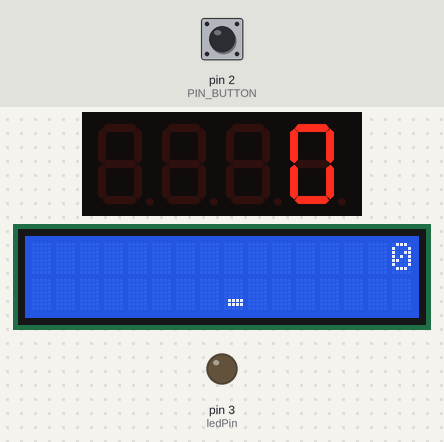
Recording of a sketch running on a simulated Arduino Uno, built with avr-gcc and run on an emulated ATmega328P. Shown: 4-digit seven-segment display, 16×2 character LCD, output pins drawn as LEDs (lit = HIGH). Dashed ring = blinking. The inputs (shaded band) are chosen by the test bench; at power-on: pin 2 (PIN_BUTTON) HIGH. Random numbers use the default seed unless the sketch sets one; pins used as bus, display or sensor lines are not drawn.

Above: at 1.3 s.
1.4 s: pin 2 (PIN_BUTTON) pulled LOW for 0.15 s
2.1 s: pin 2 (PIN_BUTTON) pulled LOW for 1 s
At 2.33 s:
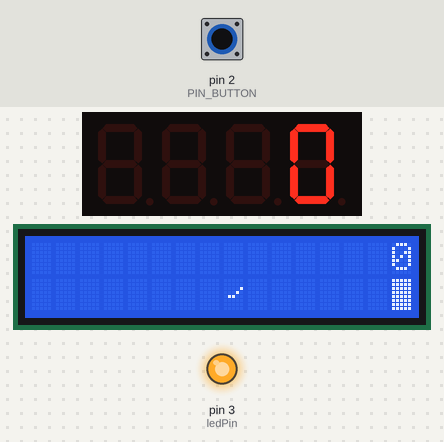
3.7 s: pin 2 (PIN_BUTTON) pulled LOW for 0.15 s
At 3.94 s:
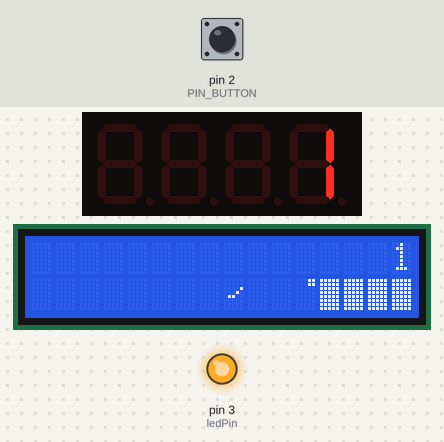
4.4 s: pin 2 (PIN_BUTTON) pulled LOW for 3.2 s
At 4.6 s:
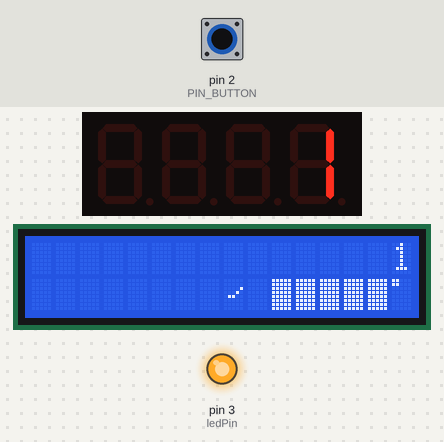
8.2 s: pin 2 (PIN_BUTTON) pulsed LOW 2 times (0.12 s each, 0.3 s apart)
At 8.38 s:
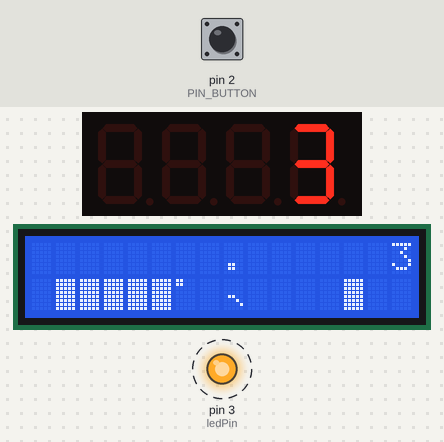
10.3 s: pin 2 (PIN_BUTTON) pulled LOW for 0.15 s
At 11.59 s:
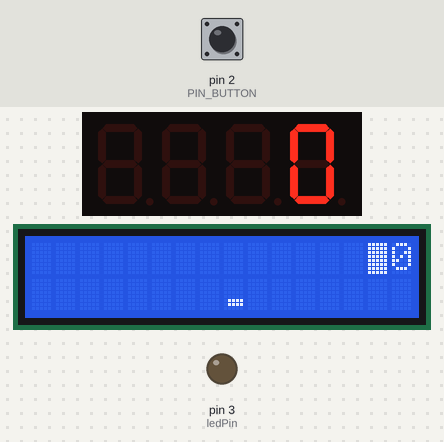
Timing chart, 0 to 13.3 s (numbered marks = the images above; inputs shaded):
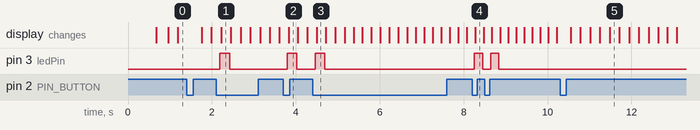

Measured:
- after the input at 2.1 s, pin 3 (ledPin): LOW → HIGH after 0.09 s, → LOW 0.23 s later
- after the input at 3.7 s, pin 3 (ledPin): LOW → HIGH after 0.10 s, → LOW 0.22 s later
- after the input at 4.4 s, pin 3 (ledPin): LOW → HIGH after 0.06 s, → LOW 0.22 s later
- after the input at 8.2 s, pin 3 (ledPin): alternates HIGH for 0.20 s and LOW for 0.19 s, 4 changes in all, then stays LOW, starting after 0.05 s

The sketch:

FlappyBird.ino
```cpp
//Pranav Kallem and Swagat Adhikary
//COMP 89, Final Project
//Game: Flappy Bird

#include <LiquidCrystal_I2C.h>
#include <Wire.h>
#include "SevSeg.h"
SevSeg sevseg;
LiquidCrystal_I2C lcd(0x27,16,2);

//"sense, compute, actuate" philosophy used for abstraction.

void setup(){
  sense();
}

void loop(){
  compute();
  actuate();
}


////////////////////
// CODE BEGINS HERE
///////////////////


// GLOBAL VARIABLES

#define PIN_BUTTON 2
#define PIN_AUTOPLAY 1
#define PIN_READWRITE 10
#define PIN_CONTRAST 7

#define SPRITE_RUN1 1
#define SPRITE_RUN2 2
#define SPRITE_JUMP 3
#define SPRITE_JUMP_UPPER '.'
#define SPRITE_JUMP_LOWER 4
#define SPRITE_TERRAIN_EMPTY ' '
#define SPRITE_TERRAIN_SOLID 5
#define SPRITE_TERRAIN_SOLID_RIGHT 6
#define SPRITE_TERRAIN_SOLID_LEFT 7

#define HERO_HORIZONTAL_POSITION 8

#define TERRAIN_WIDTH 16
#define TERRAIN_EMPTY 0
#define TERRAIN_LOWER_BLOCK 1
#define TERRAIN_UPPER_BLOCK 2

#define HERO_POSITION_OFF 0
#define HERO_POSITION_RUN_LOWER_1 1
#define HERO_POSITION_RUN_LOWER_2 2

#define HERO_POSITION_JUMP_1 3
#define HERO_POSITION_JUMP_2 4
#define HERO_POSITION_JUMP_3 5
#define HERO_POSITION_JUMP_4 6
#define HERO_POSITION_JUMP_5 7
#define HERO_POSITION_JUMP_6 8
#define HERO_POSITION_JUMP_7 9
#define HERO_POSITION_JUMP_8 10

#define HERO_POSITION_RUN_UPPER_1 11
#define HERO_POSITION_RUN_UPPER_2 12

static char terrainUpper[TERRAIN_WIDTH + 1];
static char terrainLower[TERRAIN_WIDTH + 1];
static bool buttonPushed = false;
const int ledPin =  3;
int delayTime = 200;

static byte heroPos = HERO_POSITION_RUN_LOWER_1;
static byte newTerrainType = TERRAIN_EMPTY;
static byte newTerrainDuration = 1;
static bool playing = false;
static bool blink = false;
static unsigned int distance = 0;

//SENSE, COMPUTE, ACTUATE METHODS

void sense() {
  Serial.begin(9600);
  pinMode(PIN_BUTTON, INPUT);
  pinMode(PIN_READWRITE, OUTPUT);
  digitalWrite(PIN_READWRITE, LOW);
  pinMode(PIN_CONTRAST, OUTPUT);
  digitalWrite(PIN_CONTRAST, LOW);
  digitalWrite(PIN_BUTTON, HIGH);
  pinMode(ledPin, OUTPUT);
  byte numDigits = 4;
  byte digitPins[] = {10, 11, 12, 13};
  byte segmentPins[] = {9, A1, A0, 5, 6, 8, 7, 4};

  bool resistorsOnSegments = true;
  bool updateWithDelaysIn = true;
  byte hardwareConfig = COMMON_CATHODE;
  sevseg.begin(hardwareConfig, numDigits, digitPins, segmentPins, resistorsOnSegments);
  sevseg.setBrightness(90);

  pinMode(PIN_AUTOPLAY, OUTPUT);
  digitalWrite(PIN_AUTOPLAY, HIGH);
  lcd.backlight();

  attachInterrupt(0, buttonPush, FALLING);

  initializeGraphics();

  lcd.begin();
}

void compute() {
  if (!playing) {
    drawHero((blink) ? HERO_POSITION_OFF : heroPos, terrainUpper, terrainLower, distance >> 3);
    if (blink) {
      lcd.setCursor(0,0);
      lcd.print("Press to start");
    }
    delay(250);
    blink = !blink;
    if (buttonPushed) {
      initializeGraphics();
      heroPos = HERO_POSITION_RUN_LOWER_1;
      playing = true;
      buttonPushed = false;
      distance = 0;
    }
    return;
  }

  advanceTerrain(terrainLower, newTerrainType == TERRAIN_LOWER_BLOCK ? SPRITE_TERRAIN_SOLID : SPRITE_TERRAIN_EMPTY);
  advanceTerrain(terrainUpper, newTerrainType == TERRAIN_UPPER_BLOCK ? SPRITE_TERRAIN_SOLID : SPRITE_TERRAIN_EMPTY);

  if (--newTerrainDuration == 0) {
    if (newTerrainType == TERRAIN_EMPTY) {
      newTerrainType = (random(3) == 0) ? TERRAIN_UPPER_BLOCK : TERRAIN_LOWER_BLOCK;
      newTerrainDuration = 2 + random(10);
    } else {
      newTerrainType = TERRAIN_EMPTY;
      newTerrainDuration = 10 + random(10);
    }
  }

  if (buttonPushed) {
    digitalWrite(ledPin, HIGH);
    if (heroPos <= HERO_POSITION_RUN_LOWER_2) heroPos = HERO_POSITION_JUMP_1;
    buttonPushed = false;
  } else {
    digitalWrite(ledPin, LOW);
  }

}

void actuate() {
  if (drawHero(heroPos, terrainUpper, terrainLower, distance >> 3)) {
    playing = false;
  } else {
    if (heroPos == HERO_POSITION_RUN_LOWER_2 || heroPos == HERO_POSITION_JUMP_8) {
      heroPos = HERO_POSITION_RUN_LOWER_1;
    } else if ((heroPos >= HERO_POSITION_JUMP_3 && heroPos <= HERO_POSITION_JUMP_5) && terrainLower[HERO_HORIZONTAL_POSITION] != SPRITE_TERRAIN_EMPTY) {
      heroPos = HERO_POSITION_RUN_UPPER_1;
    } else if (heroPos >= HERO_POSITION_RUN_UPPER_1 && terrainLower[HERO_HORIZONTAL_POSITION] == SPRITE_TERRAIN_EMPTY) {
      heroPos = HERO_POSITION_JUMP_5;
    } else if (heroPos == HERO_POSITION_RUN_UPPER_2) {
      heroPos = HERO_POSITION_RUN_UPPER_1;
    } else {
      ++heroPos;
    }
    ++distance;

    digitalWrite(PIN_AUTOPLAY, terrainLower[HERO_HORIZONTAL_POSITION + 2] == SPRITE_TERRAIN_EMPTY ? HIGH : LOW);
  }
  delay(delayTime);
}


//OTHER SUPPORTING METHODS

void initializeGraphics(){ //Actuates the graphics.
  static byte graphics[] = {
    //Running
    B00000,
    B00000,
    B00000,
    B00000,
    B00000,
    B01111,
    B01111,
    B00000,

    B00000,
    B00000,
    B00000,
    B00000,
    B00000,
    B00011,
    B01111,
    B00000,


    // Jumping
    B00000,
    B00000,
    B00001,
    B00010,
    B01100,
    B00000,
    B00000,
    B00000,

    B00000,
    B00000,
    B00000,
    B00000,
    B01100,
    B00010,
    B00001,
    B00000,

    // Poles
    B11111,
    B11111,
    B11111,
    B11111,
    B11111,
    B11111,
    B11111,
    B11111,

    B00011,
    B00011,
    B00000,
    B00000,
    B00000,
    B00000,
    B00000,
    B00000,

    B11000,
    B11000,
    B00000,
    B00000,
    B00000,
    B00000,
    B00000,
    B00000,

  };
  int i;
  for (i = 0; i < 7; ++i) {
    lcd.createChar(i + 1, & graphics[i * 8]);
  }
  for (i = 0; i < TERRAIN_WIDTH; ++i) {
    terrainUpper[i] = SPRITE_TERRAIN_EMPTY;
    terrainLower[i] = SPRITE_TERRAIN_EMPTY;
  }
}

void advanceTerrain(char* terrain, byte newTerrain){ //Computes the terrain
  for (int i = 0; i < TERRAIN_WIDTH; ++i) {
    char current = terrain[i];
    char next = (i == TERRAIN_WIDTH-1) ? newTerrain : terrain[i+1];
    switch (current){
      case SPRITE_TERRAIN_EMPTY:
        terrain[i] = (next == SPRITE_TERRAIN_SOLID) ? SPRITE_TERRAIN_SOLID_RIGHT : SPRITE_TERRAIN_EMPTY;
        break;
      case SPRITE_TERRAIN_SOLID:
        terrain[i] = (next == SPRITE_TERRAIN_EMPTY) ? SPRITE_TERRAIN_SOLID_LEFT : SPRITE_TERRAIN_SOLID;
        break;
      case SPRITE_TERRAIN_SOLID_RIGHT:
        terrain[i] = SPRITE_TERRAIN_SOLID;
        break;
      case SPRITE_TERRAIN_SOLID_LEFT:
        terrain[i] = SPRITE_TERRAIN_EMPTY;
        break;
    }
  }
}

bool drawHero(byte position, char* terrainUpper, char* terrainLower, unsigned int score) { //Actuates pixels.
  bool collide = false;
  char upperSave = terrainUpper[HERO_HORIZONTAL_POSITION];
  char lowerSave = terrainLower[HERO_HORIZONTAL_POSITION];
  byte upper, lower;
  switch (position) {
    case HERO_POSITION_OFF:
      upper = lower = SPRITE_TERRAIN_EMPTY;
      break;
    case HERO_POSITION_RUN_LOWER_1:
      upper = SPRITE_TERRAIN_EMPTY;
      lower = SPRITE_RUN1;
      break;
    case HERO_POSITION_RUN_LOWER_2:
      upper = SPRITE_TERRAIN_EMPTY;
      lower = SPRITE_RUN2;
      break;
    case HERO_POSITION_JUMP_1:
    case HERO_POSITION_JUMP_8:
      upper = SPRITE_TERRAIN_EMPTY;
      lower = SPRITE_JUMP;
      break;
    case HERO_POSITION_JUMP_2:
    case HERO_POSITION_JUMP_7:
      upper = SPRITE_JUMP_UPPER;
      lower = SPRITE_JUMP_LOWER;
      break;
    case HERO_POSITION_JUMP_3:
    case HERO_POSITION_JUMP_4:
    case HERO_POSITION_JUMP_5:
    case HERO_POSITION_JUMP_6:
      upper = SPRITE_JUMP;
      lower = SPRITE_TERRAIN_EMPTY;
      break;
    case HERO_POSITION_RUN_UPPER_1:
      upper = SPRITE_RUN1;
      lower = SPRITE_TERRAIN_EMPTY;
      break;
    case HERO_POSITION_RUN_UPPER_2:
      upper = SPRITE_RUN2;
      lower = SPRITE_TERRAIN_EMPTY;
      break;
  }
  if (upper != ' ') {
    terrainUpper[HERO_HORIZONTAL_POSITION] = upper;
    collide = (upperSave == SPRITE_TERRAIN_EMPTY) ? false : true;
  }
  if (lower != ' ') {
    terrainLower[HERO_HORIZONTAL_POSITION] = lower;
    collide |= (lowerSave == SPRITE_TERRAIN_EMPTY) ? false : true;
  }

  byte digits = (score > 9999) ? 5 : (score > 999) ? 4 : (score > 99) ? 3 : (score > 9) ? 2 : 1;
  sevseg.setNumber(score);
  sevseg.refreshDisplay();
  if (score < 15) {
    delayTime = (20 - score) * 10;
  } else {
    delayTime = 40;
  }

  terrainUpper[TERRAIN_WIDTH] = '\0';
  terrainLower[TERRAIN_WIDTH] = '\0';
  char temp = terrainUpper[16-digits];
  terrainUpper[16-digits] = '\0';
  lcd.setCursor(0,0);
  lcd.print(terrainUpper);
  terrainUpper[16-digits] = temp;
  lcd.setCursor(0,1);
  lcd.print(terrainLower);

  lcd.setCursor(16 - digits,0);
  lcd.print(score);

  terrainUpper[HERO_HORIZONTAL_POSITION] = upperSave;
  terrainLower[HERO_HORIZONTAL_POSITION] = lowerSave;
  return collide;
}

void buttonPush() { //Sense the button.
  buttonPushed = true;
}
```
